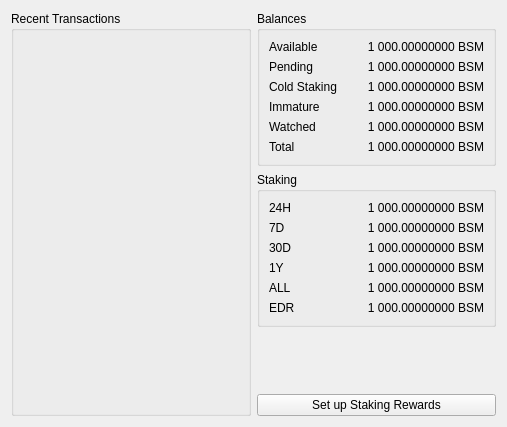
<?xml version="1.0" encoding="UTF-8"?>
<ui version="4.0">
 <class>OverviewPage</class>
 <widget class="QWidget" name="OverviewPage">
  <property name="geometry">
   <rect>
    <x>0</x>
    <y>0</y>
    <width>507</width>
    <height>427</height>
   </rect>
  </property>
  <property name="windowTitle">
   <string>Form</string>
  </property>
  <layout class="QHBoxLayout">
   <property name="sizeConstraint">
    <enum>QLayout::SetMinimumSize</enum>
   </property>
   <item>
    <widget class="QGroupBox" name="transactionsGroup">
     <property name="title">
      <string>Recent Transactions</string>
     </property>
     <layout class="QVBoxLayout" name="transactionsLayout">
      <item>
       <widget class="ListView" name="listTransactions" native="true"/>
      </item>
     </layout>
    </widget>
   </item>
   <item>
    <layout class="QVBoxLayout" name="balancesStakesLayout">
     <property name="sizeConstraint">
      <enum>QLayout::SetNoConstraint</enum>
     </property>
     <item>
      <widget class="QGroupBox" name="balancesGroup">
       <property name="title">
        <string>Balances</string>
       </property>
       <layout class="QFormLayout" name="formLayout">
        <property name="sizeConstraint">
         <enum>QLayout::SetNoConstraint</enum>
        </property>
        <property name="labelAlignment">
         <set>Qt::AlignLeading|Qt::AlignLeft|Qt::AlignVCenter</set>
        </property>
        <property name="formAlignment">
         <set>Qt::AlignRight|Qt::AlignTrailing|Qt::AlignVCenter</set>
        </property>
        <item row="0" column="0">
         <widget class="QLabel" name="labelAvailableText">
          <property name="text">
           <string>Available</string>
          </property>
         </widget>
        </item>
        <item row="0" column="1">
         <widget class="QLabel" name="labelBalance">
          <property name="text">
           <string>1 000.00000000 BSM</string>
          </property>
          <property name="alignment">
           <set>Qt::AlignRight|Qt::AlignTrailing|Qt::AlignVCenter</set>
          </property>
         </widget>
        </item>
        <item row="1" column="0">
         <widget class="QLabel" name="labelPendingText">
          <property name="text">
           <string>Pending</string>
          </property>
         </widget>
        </item>
        <item row="1" column="1">
         <widget class="QLabel" name="labelUnconfirmed">
          <property name="text">
           <string>1 000.00000000 BSM</string>
          </property>
          <property name="alignment">
           <set>Qt::AlignRight|Qt::AlignTrailing|Qt::AlignVCenter</set>
          </property>
         </widget>
        </item>
        <item row="3" column="0">
         <widget class="QLabel" name="labelColdStakingText">
          <property name="text">
           <string>Cold Staking</string>
          </property>
         </widget>
        </item>
        <item row="3" column="1">
         <widget class="QLabel" name="labelColdStaking">
          <property name="text">
           <string>1 000.00000000 BSM</string>
          </property>
          <property name="alignment">
           <set>Qt::AlignRight|Qt::AlignTrailing|Qt::AlignVCenter</set>
          </property>
         </widget>
        </item>
        <item row="4" column="0">
         <widget class="QLabel" name="labelImmatureText">
          <property name="text">
           <string>Immature</string>
          </property>
         </widget>
        </item>
        <item row="4" column="1">
         <widget class="QLabel" name="labelImmature">
          <property name="text">
           <string>1 000.00000000 BSM</string>
          </property>
          <property name="alignment">
           <set>Qt::AlignRight|Qt::AlignTrailing|Qt::AlignVCenter</set>
          </property>
         </widget>
        </item>
        <item row="5" column="0">
         <widget class="QLabel" name="labelWatchedBalanceText">
          <property name="text">
           <string>Watched</string>
          </property>
         </widget>
        </item>
        <item row="5" column="1">
         <widget class="QLabel" name="labelWatchedBalance">
          <property name="text">
           <string>1 000.00000000 BSM</string>
          </property>
          <property name="alignment">
           <set>Qt::AlignRight|Qt::AlignTrailing|Qt::AlignVCenter</set>
          </property>
         </widget>
        </item>
        <item row="6" column="0">
         <widget class="QLabel" name="labelTotalText">
          <property name="text">
           <string>Total</string>
          </property>
         </widget>
        </item>
        <item row="6" column="1">
         <widget class="QLabel" name="labelTotal">
          <property name="text">
           <string>1 000.00000000 BSM</string>
          </property>
          <property name="alignment">
           <set>Qt::AlignRight|Qt::AlignTrailing|Qt::AlignVCenter</set>
          </property>
         </widget>
        </item>
       </layout>
      </widget>
     </item>
     <item>
      <widget class="QGroupBox" name="stakingGroup">
       <property name="title">
        <string>Staking</string>
       </property>
       <layout class="QFormLayout" name="formLayout_2">
        <property name="labelAlignment">
         <set>Qt::AlignLeading|Qt::AlignLeft|Qt::AlignVCenter</set>
        </property>
        <property name="formAlignment">
         <set>Qt::AlignRight|Qt::AlignTrailing|Qt::AlignVCenter</set>
        </property>
        <item row="2" column="0">
         <widget class="QLabel" name="label7dStakingStatsText">
          <property name="text">
           <string>7D</string>
          </property>
         </widget>
        </item>
        <item row="2" column="1">
         <widget class="QLabel" name="label7dStakingStats">
          <property name="text">
           <string>1 000.00000000 BSM</string>
          </property>
          <property name="alignment">
           <set>Qt::AlignRight|Qt::AlignTrailing|Qt::AlignVCenter</set>
          </property>
         </widget>
        </item>
        <item row="3" column="0">
         <widget class="QLabel" name="label30dStakingStatsText">
          <property name="text">
           <string>30D</string>
          </property>
         </widget>
        </item>
        <item row="3" column="1">
         <widget class="QLabel" name="label30dStakingStats">
          <property name="text">
           <string>1 000.00000000 BSM</string>
          </property>
          <property name="alignment">
           <set>Qt::AlignRight|Qt::AlignTrailing|Qt::AlignVCenter</set>
          </property>
         </widget>
        </item>
        <item row="4" column="0">
         <widget class="QLabel" name="label1yStakingStatsText">
          <property name="text">
           <string>1Y</string>
          </property>
         </widget>
        </item>
        <item row="4" column="1">
         <widget class="QLabel" name="label1yStakingStats">
          <property name="text">
           <string>1 000.00000000 BSM</string>
          </property>
          <property name="alignment">
           <set>Qt::AlignRight|Qt::AlignTrailing|Qt::AlignVCenter</set>
          </property>
         </widget>
        </item>
        <item row="5" column="0">
         <widget class="QLabel" name="labelallStakingStatsText">
          <property name="text">
           <string>ALL</string>
          </property>
         </widget>
        </item>
        <item row="5" column="1">
         <widget class="QLabel" name="labelallStakingStats">
          <property name="text">
           <string>1 000.00000000 BSM</string>
          </property>
          <property name="alignment">
           <set>Qt::AlignRight|Qt::AlignTrailing|Qt::AlignVCenter</set>
          </property>
         </widget>
        </item>
        <item row="6" column="0">
         <widget class="QLabel" name="labelExpectedStatsText">
          <property name="toolTip">
           <string>Expected Daily Reward (EDR)</string>
          </property>
          <property name="text">
           <string>EDR</string>
          </property>
         </widget>
        </item>
        <item row="6" column="1">
         <widget class="QLabel" name="labelExpectedStakingStats">
          <property name="text">
           <string>1 000.00000000 BSM</string>
          </property>
          <property name="alignment">
           <set>Qt::AlignRight|Qt::AlignTrailing|Qt::AlignVCenter</set>
          </property>
         </widget>
        </item>
        <item row="1" column="0">
         <widget class="QLabel" name="label24hStakingStatsText">
          <property name="text">
           <string>24H</string>
          </property>
         </widget>
        </item>
        <item row="1" column="1">
         <widget class="QLabel" name="label24hStakingStats">
          <property name="text">
           <string>1 000.00000000 BSM</string>
          </property>
          <property name="alignment">
           <set>Qt::AlignRight|Qt::AlignTrailing|Qt::AlignVCenter</set>
          </property>
         </widget>
        </item>
       </layout>
      </widget>
     </item>
     <item>
      <spacer name="horizontalSpacer">
       <property name="orientation">
        <enum>Qt::Vertical</enum>
       </property>
       <property name="sizeHint" stdset="0">
        <size>
         <width>0</width>
         <height>0</height>
        </size>
       </property>
      </spacer>
     </item>
     <item>
      <widget class="QPushButton" name="showStakingSetup">
       <property name="text">
        <string>Set up Staking Rewards</string>
       </property>
      </widget>
     </item>
    </layout>
   </item>
  </layout>
 </widget>
 <customwidgets>
  <customwidget>
   <class>ListView</class>
   <extends>QWidget</extends>
   <header>listview.h</header>
  </customwidget>
 </customwidgets>
 <resources/>
 <connections/>
</ui>
